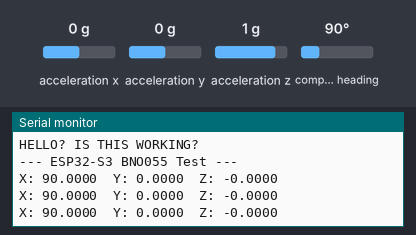
A sketch run on a simulated ESP32-S3. On the bench: the last lines printed to the serial monitor. The inputs (shaded band) are chosen by the test bench; at power-on: acceleration x 0 g, acceleration y 0 g, acceleration z 1 g, compass heading 90°.

Above: at 4.2 s.
4.3 s: acceleration x set to -1.4 g
At 4.9 s:
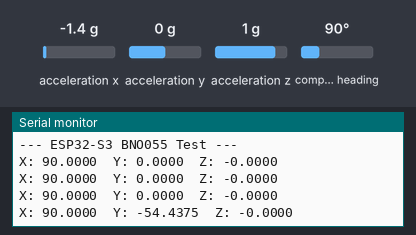
5.8 s: acceleration y set to -1.4 g
At 6.4 s:
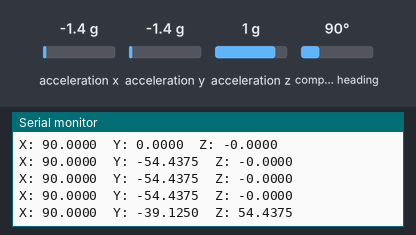
7.3 s: acceleration z set to -1.4 g
At 7.9 s:
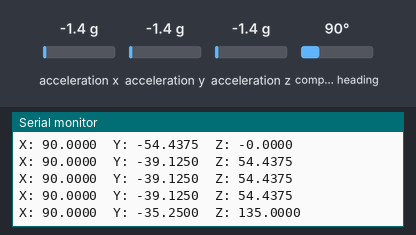
8.8 s: compass heading set to 7°
At 9.4 s:
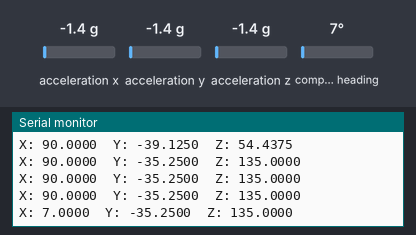
Timing chart, 0 to 11.3 s (numbered marks = the images above; inputs shaded):
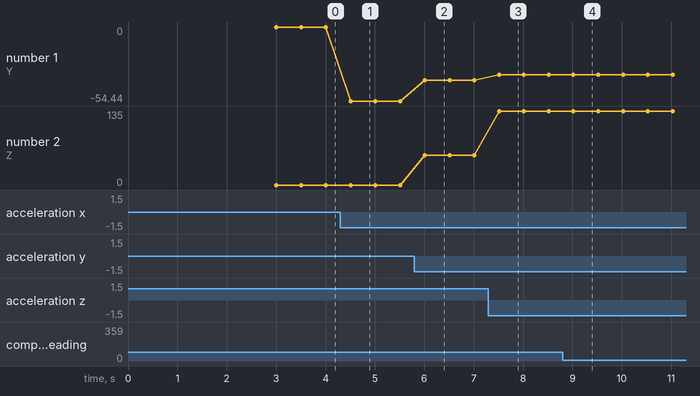

The sketch:

IMU_test.ino
```cpp
#include <Wire.h>
#include <Adafruit_Sensor.h>
#include <Adafruit_BNO055.h>
#include <utility/imumaths.h>

// Standard S3 I2C pins (Check your specific DevKit label if 8/9 are used)
#define I2C_SDA 8
#define I2C_SCL 9

Adafruit_BNO055 bno = Adafruit_BNO055(55);

void setup(void)
{

  Serial.begin(115200);
  delay(2000); // Give the computer time to recognize the USB
  Serial.println("HELLO? IS THIS WORKING?");

  // ... rest of code
  // S3 boards often use higher baud rates

  // For S3 Native USB: wait up to 5 seconds for serial port to connect
  unsigned long start = millis();
  while (!Serial && millis() - start < 5000);

  Serial.println("\n--- ESP32-S3 BNO055 Test ---");

  /* Initialise I2C */
  if (!Wire.begin(I2C_SDA, I2C_SCL)) {
    Serial.println("I2C Bus failed to begin!");
    while(1);
  }

  /* Initialise the sensor */
  if(!bno.begin())
  {
    Serial.print("BNO055 not detected. Check pins 8 (SDA) and 9 (SCL).");
    while(1);
  }

  delay(1000);
  bno.setExtCrystalUse(true);
}

void loop(void)
{
  sensors_event_t event;
  bno.getEvent(&event);

  Serial.printf("X: %.4f\tY: %.4f\tZ: %.4f\n",
                event.orientation.x,
                event.orientation.y,
                event.orientation.z);

  delay(500);
}
```

Measured:
- after the input at 4.3 s, the serial monitor: prints a new line after 0.21 s (image 1)
- after the input at 5.8 s, the serial monitor: prints a new line after 0.21 s (image 2)
- after the input at 7.3 s, the serial monitor: prints a new line after 0.22 s (image 3)
- after the input at 8.8 s, the serial monitor: prints a new line after 0.22 s (image 4)
- plotted number 1: 0 → -54.44 after the input at 4.3 s, -54.44 → -39.12 after the input at 5.8 s, -39.12 → -35.25 after the input at 7.3 s
- plotted number 2: 0 → 54.44 after the input at 5.8 s, 54.44 → 135 after the input at 7.3 s
